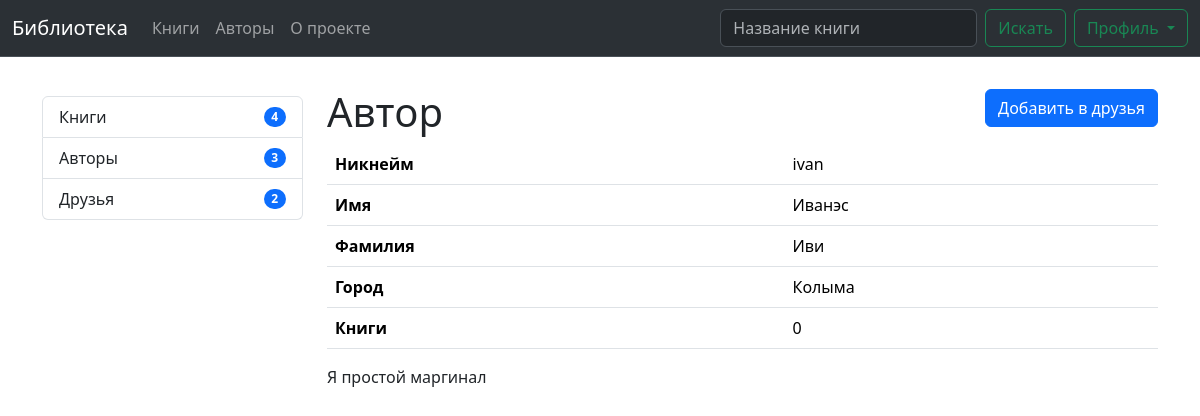
The app's page /author/1/ (signed in) with its own data.
### users/models.py (models this page shows, shortened)
class Profile(models.Model):
    user = models.OneToOneField(User, on_delete=models.CASCADE)
    city = models.CharField(max_length=100, null=True, blank=True)
    about = HTMLField(null=True, blank=True)
    avatar = models.ImageField(null=True, blank=True, upload_to='users/')
    isAuthor = models.BooleanField(default=False)
    @property
    def friends(self):
        sent = FriendRequest.objects.filter(from_user=self, accepted=True).values_list('to_user', flat=True)
        received = FriendRequest.objects.filter(to_user=self, accepted=True).values_list('from_user', flat=True)
        friend_ids = list(sent) + list(received)
        return Profile.objects.filter(id__in=friend_ids)
    @property
    def friends_request_from_me(self):
        sent = FriendRequest.objects.filter(from_user=self, accepted=False).values_list('to_user', flat=True)
        request_ids = list(sent)
        return Profile.objects.filter(id__in=request_ids)
    @property
    def friends_request_to_me(self):
        received = FriendRequest.objects.filter(to_user=self, accepted=False).values_list('from_user', flat=True)
        request_ids = list(received)
        return Profile.objects.filter(id__in=request_ids)

### library/views.py (the view)
# urls.py: path('author/<int:pk>/', AuthorDetailView.as_view(), name='author'),
class AuthorDetailView(DetailView):
    model = Profile
    template_name = 'library/author.html'
    context_object_name = 'author'

### library/context_processors.py (called while the page is built)
def menu_data(request):
    return {
        'authors_count': Profile.objects.filter(isAuthor=True).count(),
        'friends_count': request.user.profile.friends.count() if request.user.is_authenticated and hasattr(request.user, 'profile') else 0,
        'books_count': Book.objects.all().count(),
    }

### library/templates/library/author.html (shortened to what this page needs)
{% extends 'base-user.html' %}
{% block main %}
    <div class="row justify-content-between">
        <div class="col">
            <h1 class="mt-3">Автор</h1>
        </div>
        {% if user.profile.isAuthor %}
            <div class="col-auto me-auto align-self-center justify-content-self-end">
            {% if not author in user.profile.friends_request_from_me and not author in user.profile.friends_request_to_me and not author in user.profile.friends %}
                <form class="d-flex" method="post" action="{% url 'library:to_friends' author.pk %}">
                  <button class="btn btn-primary" type="submit">Добавить в друзья</button>
                </form>
            {% elif author in user.profile.friends_request_from_me %}
                <form class="d-flex" method="post" action="{% url 'library:remove_friend' user.profile.pk author.pk author.pk %}">
                  {% csrf_token %}
                  <button class="btn btn-warning" type="submit">Отменить заявку в друзья</button>
                </form>
            {% else %}
                <form class="d-flex" method="post" action="{% url 'library:remove_friend' 0 0 author.pk %}">
                  {% csrf_token %}
                  <button class="btn btn-warning" type="submit">Удалить из друзей</button>
                </form>
            {% endif %}
            </div>
        {% endif %}
    </div>
    <table class="table">
      <tbody>
        <tr>
          <th>Никнейм</th>
          <td>{{ author.user.username }}</td>
        </tr>
        <tr>
          <th>Имя</th>
          <td>{{ author.user.first_name|default:'---' }}</td>
        </tr>
        <tr>
          <th>Фамилия</th>
          <td>{{ author.user.last_name|default:'---' }}</td>
        </tr>
        <tr>
          <th>Город</th>
          <td>{{ author.city|default:'---' }}</td>
        </tr>
        <tr>
          <th>Книги</th>
          <td>{{ author.user.books|length }}</td>
        </tr>
      </tbody>
    </table>
    <div>{{ author.about|safe }}</div>
{% endblock %}

### static/css/base.css (style rules this page uses)
html, body { height: 100%; }

### records on screen
Profile: user.username "ivan", user.first_name "Иванэс", user.last_name "Иви", city "Колыма", user.books|length "0", about "Я простой маргинал"

### other values on screen
{{ books_count }} "4"
{{ authors_count }} "3"
{{ friends_count }} "2"
